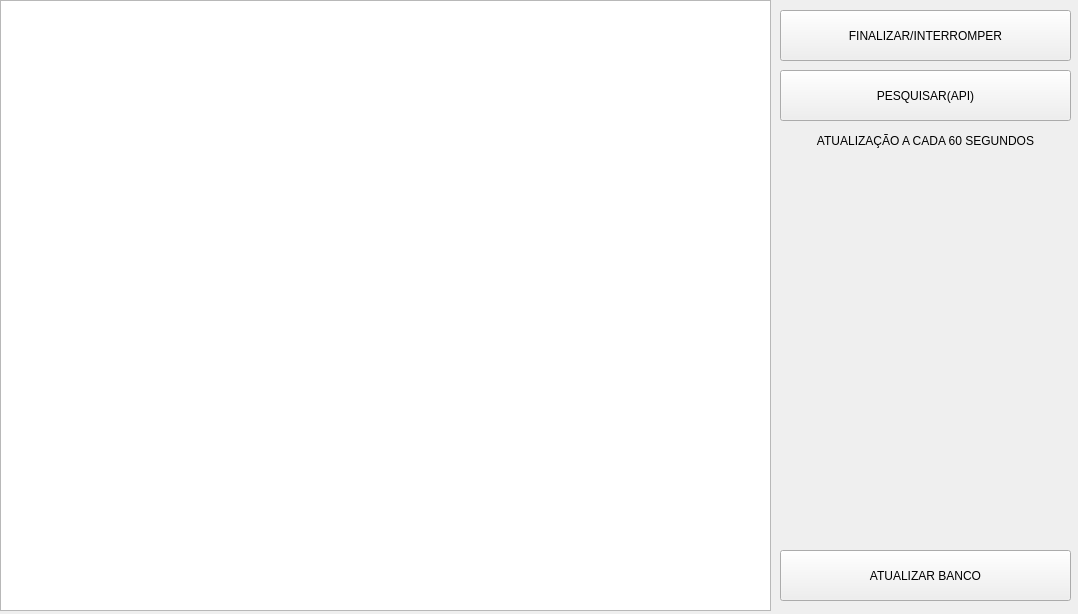
<?xml version="1.0" encoding="UTF-8"?>
<ui version="4.0">
 <class>MainWindow</class>
 <widget class="QMainWindow" name="MainWindow">
  <property name="geometry">
   <rect>
    <x>0</x>
    <y>0</y>
    <width>1078</width>
    <height>614</height>
   </rect>
  </property>
  <property name="windowTitle">
   <string>BUSCAR_CNPJS</string>
  </property>
  <property name="styleSheet">
   <string notr="true">QPushButton[class=&quot;botoes1&quot;]{
border-radius: 10px;
border-width:2px;
background-color: qlineargradient(
        spread:pad, 
        x1:0, y1:1, 
        x2:0, y2:0, 
        stop:0 #648ed1,
		stop:0.35 #366096,   /* Azul escuro (rgb(7, 0, 235)) */
        stop:1 #366096  /* Azul claro (rgb(0, 255, 255)) */
    );
}

QPushButton:hover[class=&quot;botoes1&quot;]{
color: rgb(9, 9, 9);
border-radius: 10px;
border-width:2px;
border-style:outset;
border-color:black;
background-color: #8cff57;
}

</string>
  </property>
  <widget class="QWidget" name="widget">
   <widget class="QTableWidget" name="tableWidget">
    <property name="geometry">
     <rect>
      <x>0</x>
      <y>0</y>
      <width>771</width>
      <height>611</height>
     </rect>
    </property>
    <property name="sizePolicy">
     <sizepolicy hsizetype="Expanding" vsizetype="Expanding">
      <horstretch>0</horstretch>
      <verstretch>0</verstretch>
     </sizepolicy>
    </property>
    <property name="baseSize">
     <size>
      <width>0</width>
      <height>0</height>
     </size>
    </property>
    <property name="styleSheet">
     <string notr="true"/>
    </property>
    <attribute name="verticalHeaderDefaultSectionSize">
     <number>45</number>
    </attribute>
    <attribute name="verticalHeaderMinimumSectionSize">
     <number>35</number>
    </attribute>
   </widget>
   <widget class="QPushButton" name="btn_salvar_banco">
    <property name="enabled">
     <bool>true</bool>
    </property>
    <property name="geometry">
     <rect>
      <x>780</x>
      <y>550</y>
      <width>291</width>
      <height>51</height>
     </rect>
    </property>
    <property name="styleSheet">
     <string notr="true"/>
    </property>
    <property name="text">
     <string>ATUALIZAR BANCO</string>
    </property>
    <property name="class" stdset="0">
     <string>botoes1</string>
    </property>
   </widget>
   <widget class="QPushButton" name="btnPesqAPI">
    <property name="geometry">
     <rect>
      <x>780</x>
      <y>70</y>
      <width>291</width>
      <height>51</height>
     </rect>
    </property>
    <property name="styleSheet">
     <string notr="true"/>
    </property>
    <property name="text">
     <string>PESQUISAR(API)</string>
    </property>
    <property name="class" stdset="0">
     <string>botoes1</string>
    </property>
   </widget>
   <widget class="QLabel" name="labelP">
    <property name="geometry">
     <rect>
      <x>780</x>
      <y>160</y>
      <width>291</width>
      <height>31</height>
     </rect>
    </property>
    <property name="styleSheet">
     <string notr="true"/>
    </property>
    <property name="text">
     <string/>
    </property>
   </widget>
   <widget class="QLabel" name="labelP_2">
    <property name="geometry">
     <rect>
      <x>780</x>
      <y>190</y>
      <width>291</width>
      <height>31</height>
     </rect>
    </property>
    <property name="styleSheet">
     <string notr="true"/>
    </property>
    <property name="text">
     <string/>
    </property>
   </widget>
   <widget class="QLabel" name="labelP_3">
    <property name="geometry">
     <rect>
      <x>780</x>
      <y>130</y>
      <width>291</width>
      <height>21</height>
     </rect>
    </property>
    <property name="styleSheet">
     <string notr="true"/>
    </property>
    <property name="text">
     <string>ATUALIZAÇÃO A CADA 60 SEGUNDOS</string>
    </property>
    <property name="alignment">
     <set>Qt::AlignCenter</set>
    </property>
   </widget>
   <widget class="QPushButton" name="btnPARAR">
    <property name="geometry">
     <rect>
      <x>780</x>
      <y>10</y>
      <width>291</width>
      <height>51</height>
     </rect>
    </property>
    <property name="styleSheet">
     <string notr="true"/>
    </property>
    <property name="text">
     <string>FINALIZAR/INTERROMPER</string>
    </property>
    <property name="class" stdset="0">
     <string>botoes1</string>
    </property>
   </widget>
  </widget>
 </widget>
 <resources/>
 <connections/>
</ui>
